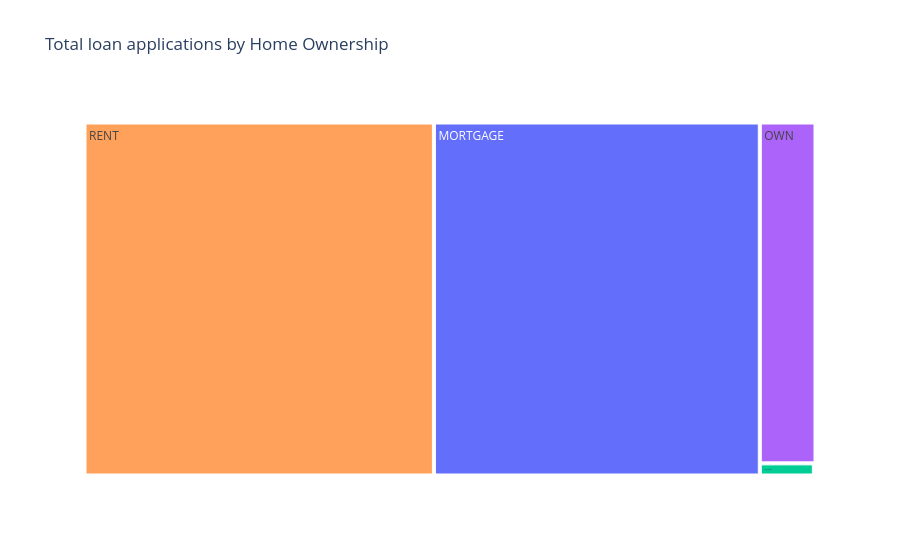

This figure's notebook cell:
### Markdown cell above
### Home Ownership for Total loan Applications

### Code cell
home_loan_applications = df.groupby('home_ownership')['id'].count().reset_index()
#home_amount_received['total_payment_millions'] = home_amount_received['total_payment']/1000000

fig = px.treemap(
    home_loan_applications,
    path = ['home_ownership'],
    values = 'id',
    color = 'id',
    color_continuous_scale = 'oranges',
    title = 'Total loan applications by Home Ownership'
) 
fig.show()

### Figure 1 — Plotly figure (JSON) as saved in the notebook; plotly's stock layout.template omitted (floating-point values rounded to 4 significant figures)
{"data": [{"branchvalues": "total", "customdata": [["MORTGAGE"], ["NONE"], ["OTHER"], ["OWN"], ["RENT"]], "domain": {"x": [0, 1], "y": [0, 1]}, "hovertemplate": "labels=%{label}<br>id_sum=%{value}<br>parent=%{parent}<br>id=%{customdata[0]}<extra></extra>", "ids": ["MORTGAGE", "NONE", "OTHER", "OWN", "RENT"], "labels": ["MORTGAGE", "NONE", "OTHER", "OWN", "RENT"], "marker": {"colors": ["#636efa", "#EF553B", "#00cc96", "#ab63fa", "#FFA15A"]}, "name": "", "parents": ["", "", "", "", ""], "type": "treemap", "values": [17198, 3, 98, 2838, 18439]}], "layout": {"legend": {"tracegroupgap": 0}, "title": {"text": "Total loan applications by Home Ownership"}}}
